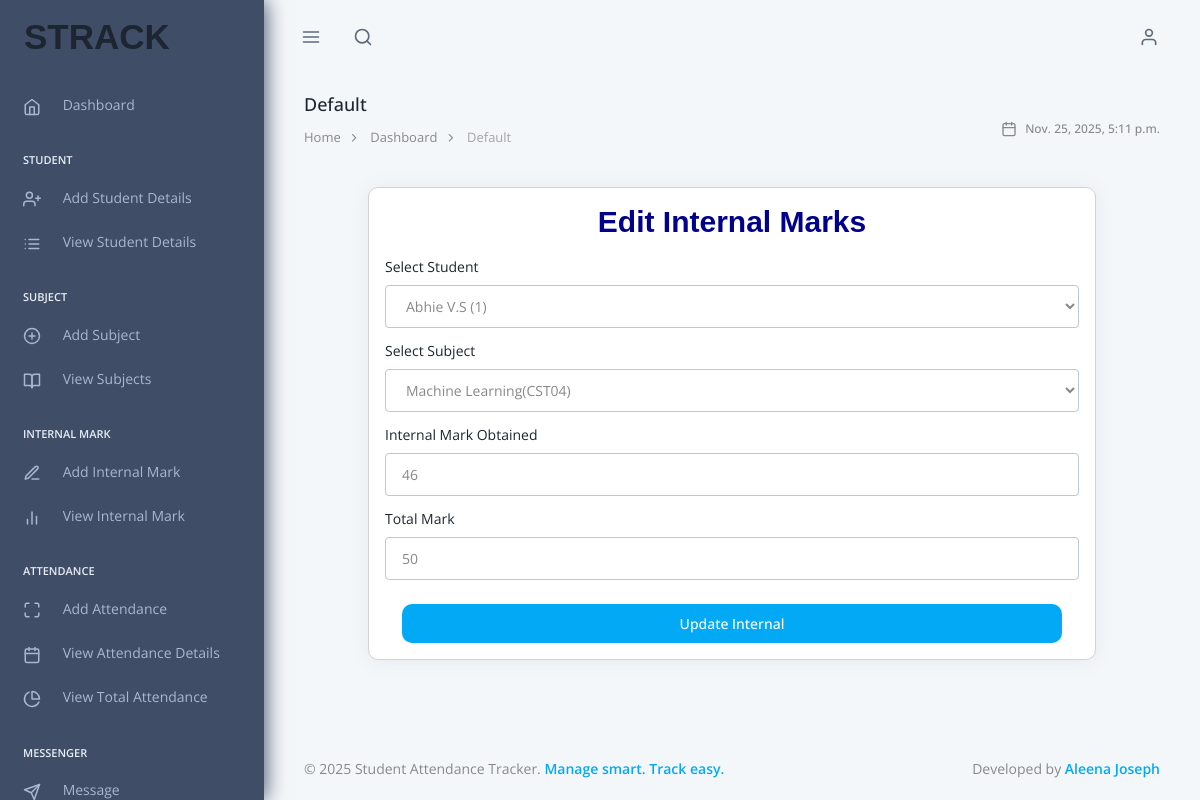
Before: /TeacherAdmin/Editinternalpage/19/ with the older database file.
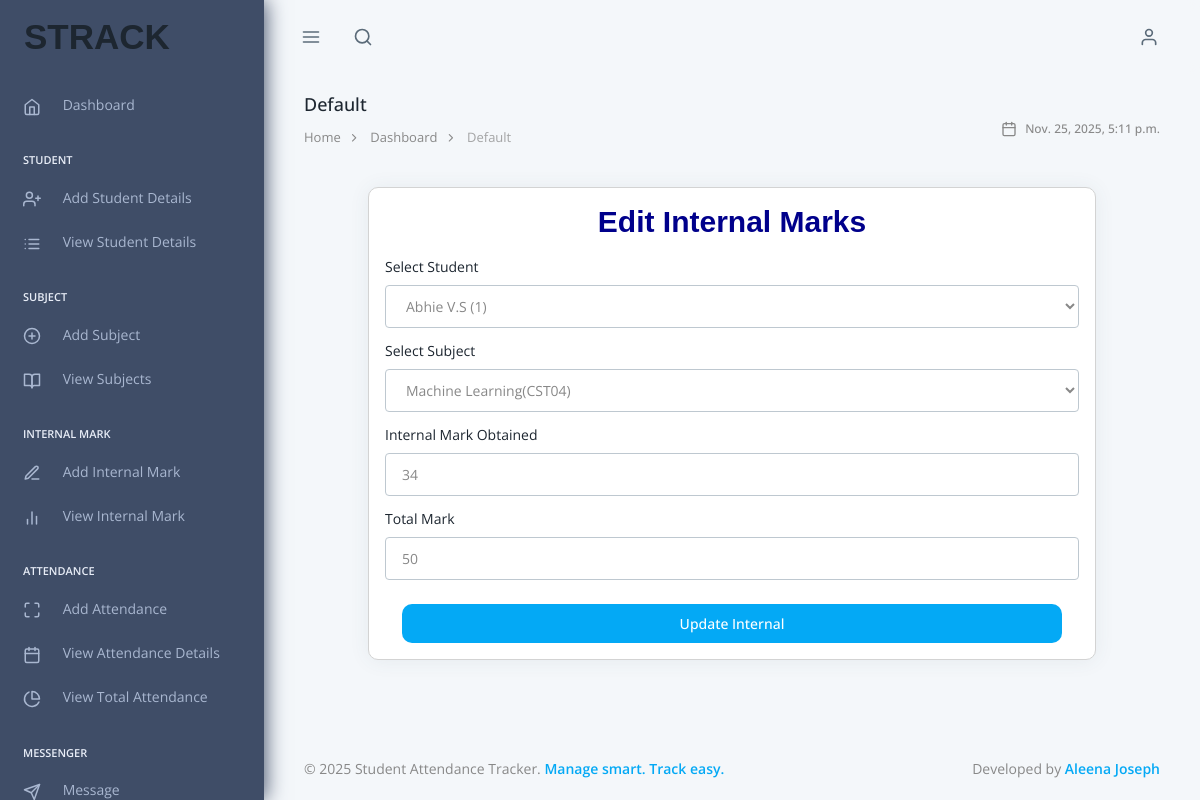
After: the same page with the newer database file.
### TeacherApp/models.py (models this page shows, shortened)
class Internalmarkdb(models.Model):
    Student=models.ForeignKey(Studentdb,on_delete=models.CASCADE)
    Subject=models.ForeignKey(Subjectdb,on_delete=models.CASCADE)
    Internalmark = models.IntegerField(null=False, blank=False)
    Totalmark = models.IntegerField(null=False, blank=False,default=50)

class Studentdb(models.Model):
    Student_name=models.CharField(max_length=30,null=True,blank=True)
    Student_rollno=models.IntegerField(null=True,blank=True)
    Student_regid=models.CharField(max_length=30,null=True,blank=True)
    Student_batch=models.CharField(max_length=30,null=True,blank=True)
    Student_sem=models.CharField(max_length=30,null=True,blank=True)
    Student_duration=models.CharField(max_length=30,null=True,blank=True)
    Student_phone = models.IntegerField(null=True, blank=True)
    Student_prof=models.ImageField(upload_to="Student Profile Image",null=True,blank=True)
    Student_password=models.CharField(max_length=10,null=True,blank=True)

class Subjectdb(models.Model):
    Subject_name=models.CharField(max_length=30,null=True,blank=True)
    Subject_code=models.CharField(max_length=30,null=True,blank=True)
    Subject_teacher=models.CharField(max_length=30,null=True,blank=True)
    Subject_sem=models.CharField(max_length=30,null=True,blank=True)
    Subject_dep=models.CharField(max_length=30,null=True,blank=True)

### TeacherApp/views.py (the view)
# urls.py: path('Editinternalpage/<int:i_id>/',views.Editinternalpage,name="Editinternalpage"),
def Editinternalpage(request,i_id):
    date = datetime.datetime.now()
    student = Studentdb.objects.all()
    subject = Subjectdb.objects.all()
    internal=Internalmarkdb.objects.get(id=i_id)
    return render(request,"editinternal.html",{'student':student,'subject':subject,'internal':internal,'date':date})

### TeacherApp/templates/editinternal.html (shortened to what this page needs)
{% extends 'index.html' %}
{% load static %}
{% block content %}
<div class="container mt-5">
    <div class="row justify-content-center">
        <div class="col-md-6">
            <div class="card shadow-lg p-4" style="border:1px solid lightgrey; border-radius:10px;">
                <h3 class="text-center mb-4" style="font-size:30px; font-family:Arial; font-weight:bold; color:darkblue;">Edit Internal Marks</h3>
                <form method="POST" action="{% url 'Updateinternal' i_id=internal.id %}">
                    <div class="mb-3">
                        <label class="form-label">Select Student</label>
                         <select name="student" class="form-control" required>
                        {% for i in student %}
                         <option value="{{ i.id }}" {% if i.id == internal.Student.id %}selected{% endif %}> {{ i.Student_name }} ({{ i.Student_rollno }})</option>
                        {% endfor %}
                        </select>
                    </div>
                    <div class="mb-3">
                        <label class="form-label">Select Subject</label>
                        <select name="subject" class="form-control" required>
                            {% for i in subject %}
                                <option value="{{ i.id }}" {% if i.id == internal.Subject.id %}selected{% endif %}>{{i.Subject_name}}({{i.Subject_code}})</option>
                            {% endfor %}
                        </select>
                    </div>
                    <div class="mb-3">
                        <label class="form-label">Internal Mark Obtained</label>
                        <input type="number" name="internalmark" min="0" placeholder="Enter marks obtained" class="form-control" required value="{{internal.Internalmark}}">
                    </div>
                    <div class="mb-3">
                        <label class="form-label">Total Mark</label>
                        <input type="number" name="totalmark" min="1" placeholder="Enter total marks" class="form-control" required value="{{internal.Totalmark}}">
                    </div>
                    <div class="text-center">
                        <button type="submit" class="btn btn-primary mt-3" style="width:95%; border-radius:10px;">Update Internal</button>
                    </div>
                </form>
            </div>
        </div>
    </div>
</div>
{% endblock %}

Changed rows visible on the page:
changed Internalmarkdb "Abhie V.S (1)": internalmark "46" → "34"
